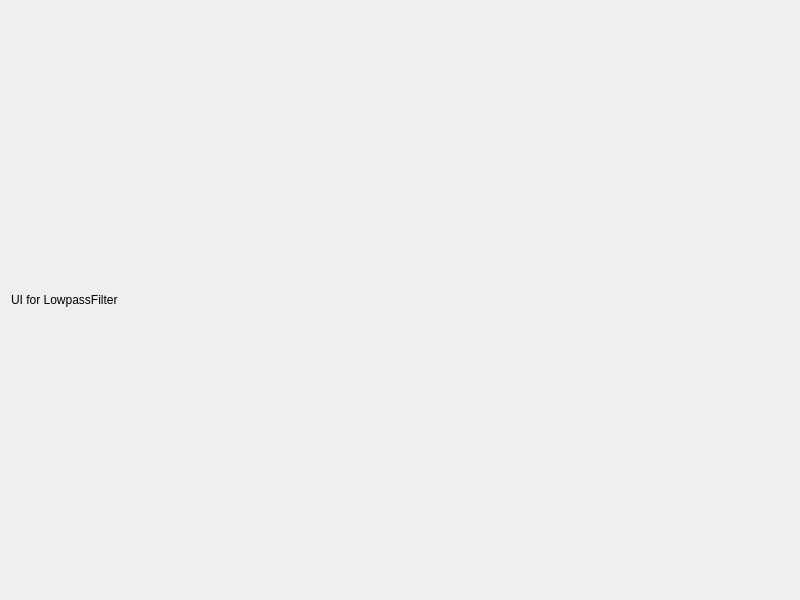
<?xml version="1.0" encoding="UTF-8"?>
<ui version="4.0">
 <class>LowpassFilter</class>
 <widget class="QDialog" name="lowpassFilter">
  <property name="geometry">
   <rect>
    <x>0</x>
    <y>0</y>
    <width>800</width>
    <height>600</height>
   </rect>
  </property>
  <property name="windowTitle">
   <string>Lowpass Filter</string>
  </property>
  <layout class="QVBoxLayout" name="verticalLayout">
   <item>
    <widget class="QLabel" name="label">
     <property name="text">
      <string>UI for LowpassFilter</string>
     </property>
    </widget>
   </item>
  </layout>
 </widget>
 <resources/>
 <connections/>
</ui>
